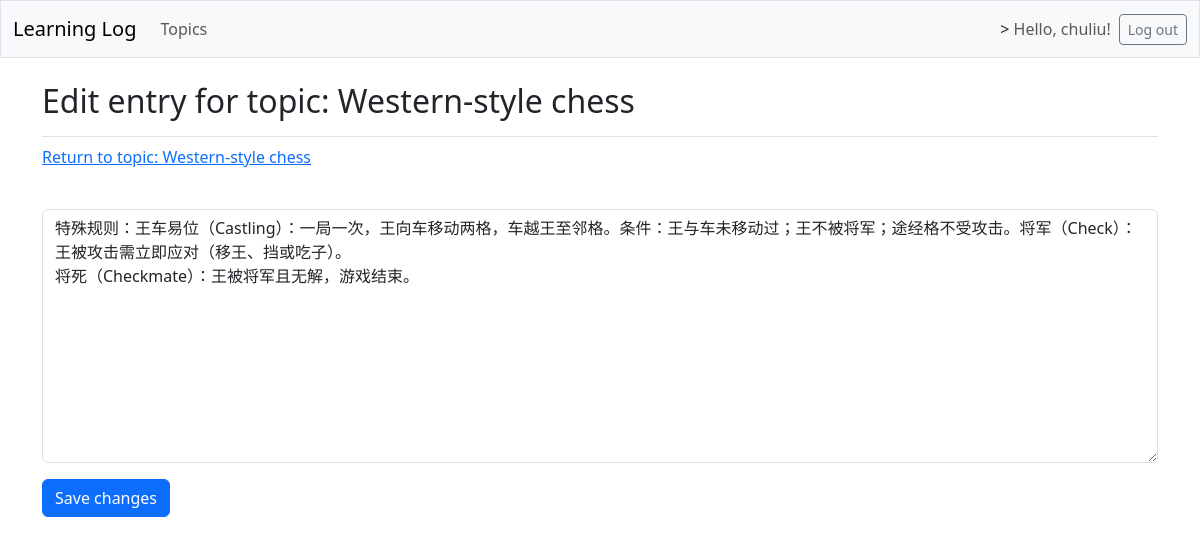
The page /edit_entry/2/ (signed in) on the database its author committed.
### learning_logs/models.py (models this page shows, shortened)
class Topic(models.Model):
    text = models.CharField(max_length=200)
    create_date = models.DateTimeField(auto_now_add=True)
    owner = models.ForeignKey(User, on_delete=models.CASCADE)

class Entry(models.Model):
    topic = models.ForeignKey(Topic, on_delete=models.CASCADE)
    text = models.TextField()
    create_date = models.DateTimeField(auto_now_add=True)
    class Meta:
        verbose_name_plural = 'entries'

### learning_logs/views.py (the view)
# urls.py: path('edit_entry/<int:entry_id>/', views.edit_entry, name='edit_entry'),
@login_required
def edit_entry(request, entry_id):
	entry = Entry.objects.get(id=entry_id)
	topic = entry.topic
	check_topic_owner(topic,request.user)
	if request.method != 'POST':
		form = EntryForm(instance=entry)
	else:
		form = EntryForm(instance=entry, data=request.POST)
		if form.is_valid():
			form.save()
			return redirect('learning_logs:topic', topic_id=topic.id)
	context = {'entry': entry, 'topic': topic, 'form': form}
	return render(request, 'learning_logs/edit_entry.html', context)

### learning_logs/forms.py
class EntryForm(forms.ModelForm):
	class Meta:
		model = Entry
		fields = ['text']
		labels = {'text': ''}
		widgets = {'text': forms.Textarea(attrs={'cols':80})}

### learning_logs/utils.py (called while the page is built)
def check_topic_owner(topic, user):
	if topic.owner != user:
		raise Http404("You do not have permission to access this topic.")

### learning_logs/templates/learning_logs/edit_entry.html (shortened to what this page needs)
{% extends "learning_logs/base.html" %}
{% load django_bootstrap5 %}
{% block page_header %}
<h2>Edit entry for topic: {{topic.text}}</h2>
{% endblock page_header %}
{% block content %}
<p><a href="{% url 'learning_logs:topic' topic.id %}">Return to topic: {{topic.text}}</a></p>
<form action="{% url 'learning_logs:edit_entry' entry.id %}" method="post">
	{% bootstrap_form form %}
	{% bootstrap_button button_type="submit" content="Save changes" %}
</form>
{% endblock content%}

### learning_logs/templates/learning_logs/base.html (shortened to what this page needs)
<!DOCTYPE html>
<html lang="en">
<head>
	{% load django_bootstrap5 %}
	{% bootstrap_css %}
</head>
<body>
	<nav class="navbar navbar-expand-md navbar-light bg-light mb-4 border">
		<div class="container-fluid">
			<a class="navbar-brand" href="{% url 'learning_logs:index' %}">Learning Log</a>
			<div class="collapse navbar-collapse" id="navbarCollapse">
				<ul class="navbar-nav me-auto mb-2 mb-md-0">
					<li class="nav-item">
						<a class="nav-link" href="{% url 'learning_logs:topics' %}">Topics</a>
					</li>
				</ul>
				<ul class="navbar-nav ms-auto mb-2 mb-md-0">
					{% if user.is_authenticated %}
					<li class="nav-item">
						>
						<span class="navbar-text me-2">Hello, {{ user.username }}!</span>
					</li>
					{% endif %}
				</ul>
				{% if user.is_authenticated %}
				<form action="{% url 'accounts:logout' %}" method="post">
					<button class="btn btn-outline-secondary btn-sm" name="submit">Log out</button>
				</form>
				{% endif %}
			</div>
		</div>
	</nav>
	<main class="container">
		<div class="pb-2 mb-2 border-bottom">
			{% block page_header %}{% endblock page_header%}
		</div>
		<div>
			{% block content %}{% endblock content%}
		</div>
	</main>
</body>
</html>

### rows shown on the page
Topic: text "Western-style chess"
Entry: text "特殊规则：王车易位（Castling）：一局一次，王向车移动两格，车越王至邻格。条件：王与车未移动过；王不被将军；途经格不受攻击。将军（Check）：王被攻击需立即应对（移王、挡或吃子）。 将死（Checkmate）：王被将军且无解，游戏结束。"

### other values the page prints
{{ user.username }} "chuliu"
